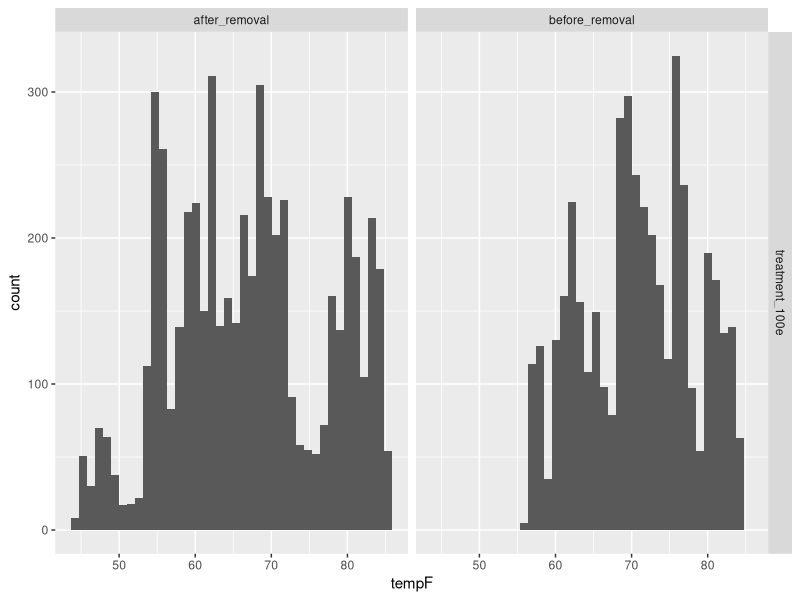
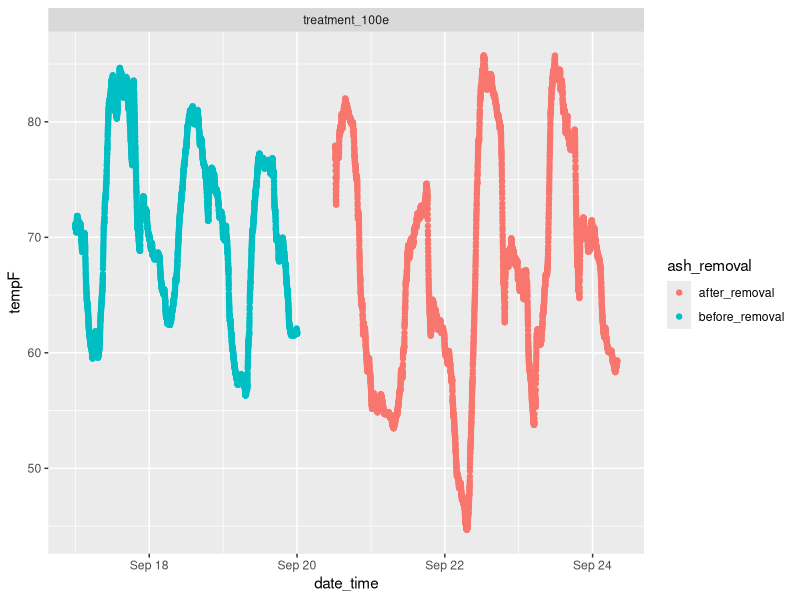

Reproduce these figures in R, in order.
## ---- chunk 1
library(dplyr) # for mutate() functionality
library(lubridate) # for as.POSIX function
library(ggplot2)
options(stringsAsFactors = FALSE) # so that dates read in as character strings not factors (factors are troublesome for converting to dates)

## ---- chunk 2

# read csv file
ash_data <- read.csv("data/ash-microclimate-data2018.csv", header = T) 

# check structure
str(ash_data) # darn, we dont have the factors and date formatted anymore

# reset date and factors
ash_data <- ash_data %>% 
  mutate(date_time = ymd_hms(date_time), sensor_sn = as.factor(sensor_sn), sensor_name = as.factor(sensor_name), ash_removal = as.factor(ash_removal))

# recheck structure to make sure date=POSIXct, tempF = num, and everything else is a factor- except we don't care about the "X" factor
str(ash_data) 

## ---- chunk 3

ash_data %>% # define date
  ggplot() +
  geom_histogram(mapping = aes(x= tempF), bins = 40) + # define x axis
  facet_grid(facets = sensor_name ~ ash_removal) # define which variables to panel vertical and horizontal graphs with

## ---- chunk 4

ash_data %>% 
  ggplot() +
  geom_point(mapping = aes(x = date_time, y = tempF,
                           color = ash_removal)) +
  facet_wrap( facets = ~ sensor_name)


